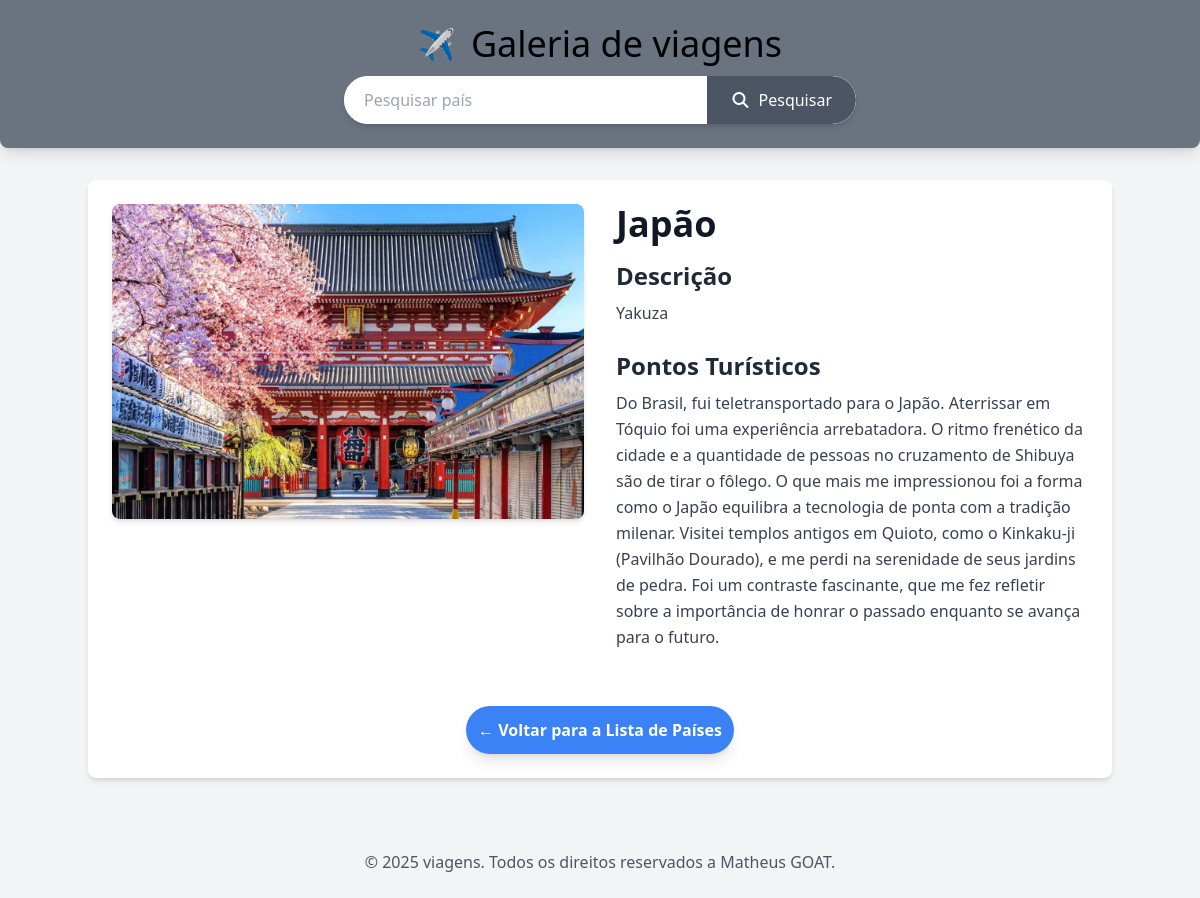
The page /galeria/12/ on the database its author committed.
### galeria/models.py (models this page shows, shortened)
class Pais(models.Model):
    title = models.CharField(max_length=200)
    description = models.TextField()
    tourism = models.TextField()
    image = models.ImageField(upload_to='galeria/images/', blank=True, null=True)
    created_at = models.DateTimeField(auto_now_add=True)
    updated_at = models.DateTimeField(auto_now=True)
    class Meta:
        verbose_name = "Pais"
        verbose_name_plural = "Paises"
        ordering = ['title']

### galeria/views.py (the view)
# urls.py: path('galeria/<int:id>/', views.pais_detail, name='pais_detail'),
def pais_detail(request, id):
    pais = get_object_or_404(Pais, pk=id)
    context = {
        'pais': pais,
    }
    return render(request, 'galeria/pais.html', context)

### galeria/templates/galeria/pais.html (shortened to what this page needs)
    {% extends 'galeria/base.html' %}
    {% block content %}
        <div class="flex flex-col md:flex-row gap-8">
            {% if pais.image %}
                <div class="md:w-1/2">
                    <img src="{{pais.image.url}}" alt="[Imagem de {{pais.title}}]" class="w-full h-auto object-cover rounded-lg shadow-md">
                </div>
            {% endif %}
            <div class="md:w-1/2">
                <h2 class="text-4xl font-bold text-gray-900 mb-4">{{pais.title}}</h2>
                <h3 class="text-2xl font-semibold text-gray-800 mb-2">Descrição</h3>
                <p class="text-gray-700 mb-6 leading-relaxed">{{pais.description}}</p>
                <h3 class="text-2xl font-semibold text-gray-800 mb-2">Pontos Turísticos</h3>
                <p class="text-gray-700 mb-6 leading-relaxed whitespace-pre-wrap">{{pais.tourism}}</p>
            </div>
        </div>
        <div class="mt-8 text-center">
            <a href="{% url 'home' %}" class="inline-block bg-blue-500 hover:bg-blue-800 text-white font-bold py-3 px-3 rounded-full transition duration-300 ease-in-out shadow-lg">
                &larr; Voltar para a Lista de Países
            </a>
        </div>
        {% endblock %}

### rows shown on the page
Pais: image (picture), title "Japão", description "Yakuza", tourism "Do Brasil, fui teletransportado para o Japão. Aterrissar em Tóquio foi uma experiência arrebatadora. O ritmo frenético da cidade e a quantidade de pessoas no cruzamento de Shibuya são de tirar o fôlego. O que mais me impressionou foi a forma como o Japão equilibra a tecnologia de ponta com a tradição milenar. Visitei templos antigos em Quioto, como o Kinkaku-ji (Pavilhão Dourado), e me perdi na serenidade de seus jardins de pedra. Foi um contraste fascinante, que me fez refletir sobre a importância de honrar o passado enquanto se avança para o futuro."
